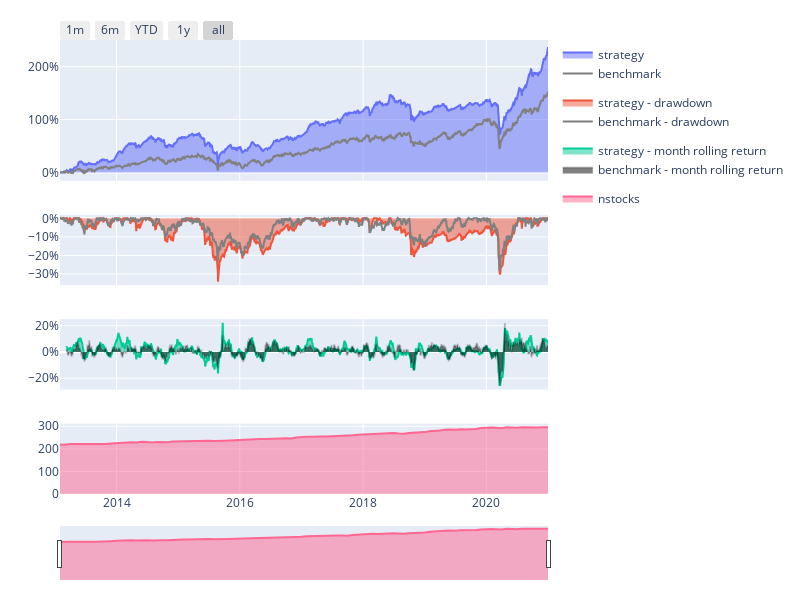
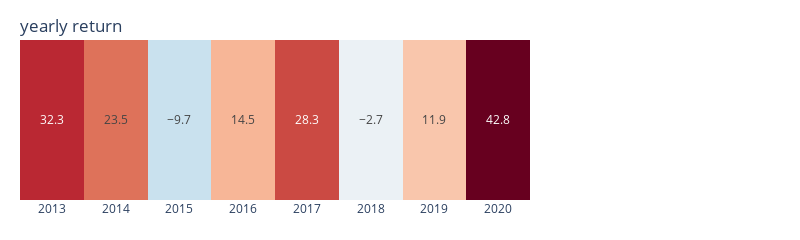
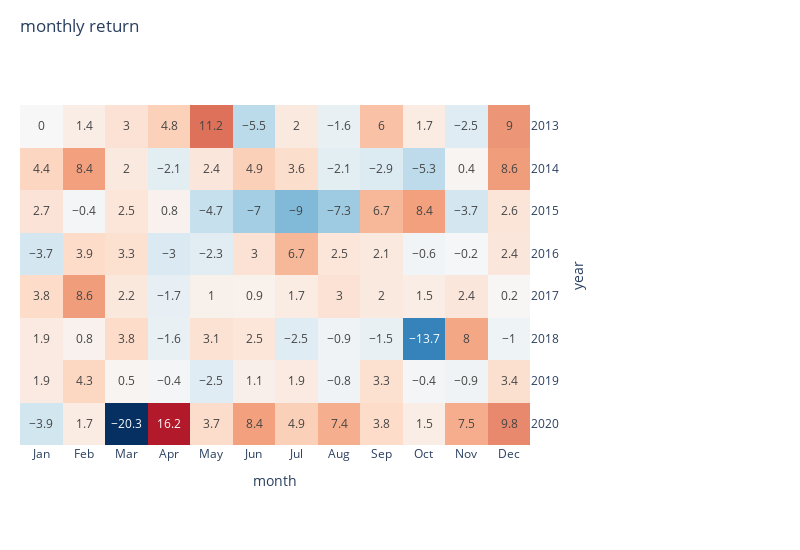
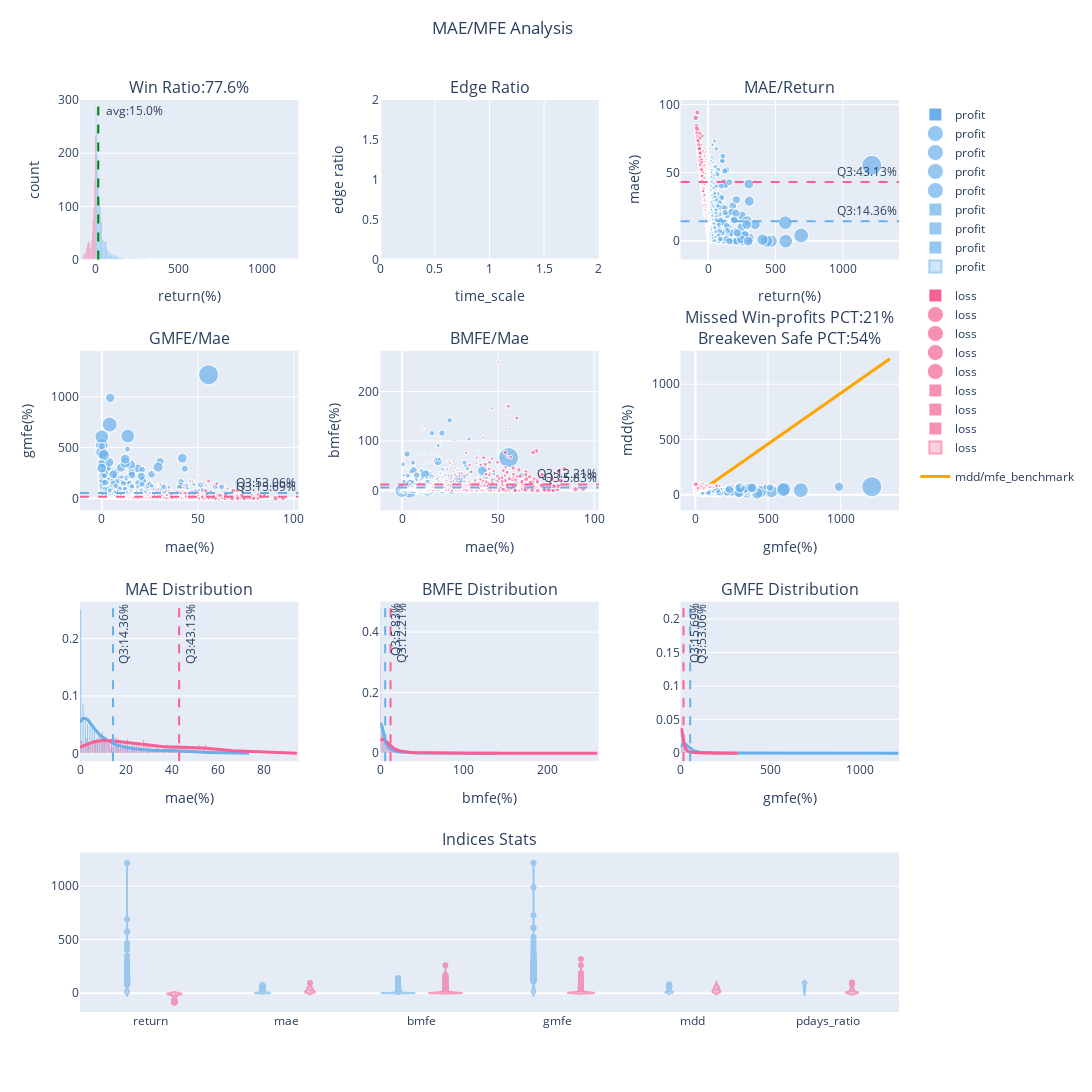

The cell these charts' notebook holds for them, in order:
### Code cell
# Assign price_df to df for further processing
df = price_df

# Compute the 15th percentile (quantile) of each row (axis=1) in the DataFrame df
# This operation will return a Series where each value corresponds to the 15th percentile of each row in df
q1 = df.quantile(0.15, axis=1)

# Create a new DataFrame from the values of the Series q1
# [q1.values] * len(df.columns) creates a list of arrays where q1.values is repeated
# The repetition count is equal to the number of columns in df
# The transpose() method is then used to set index to columns and set column to index
# where rows correspond to original q1 values and columns correspond to those in df
q1_df = pd.DataFrame([q1.values] * len(df.columns)).transpose()

# Set the column names of q1_df to match those of df
# This is important to ensure that the columns in both DataFrames are aligned for any future operations
q1_df.columns = df.columns

# Set the index of q1_df to match the index of df
# This aligns the rows of q1_df with those of df, maintaining the consistency of data across both DataFrames
q1_df.index = df.index


#if the column and index is not align, it will have error: index must be indentically labeled
#pick price < 15% of overall stock price
condition_1 = df<q1_df
condition_1

condition_2 = df <= 15

condition_3 = (1 -(df.rolling(60).min() / df.rolling(60).max())) < 0.3




#conditions = (condition_1 & condition_2 & condition_3)
conditions = (condition_1 & condition_2)
position = df[conditions]
position
report =sim(position=position, resample='M', trade_at_price='open',position_limit=1/5, fee_ratio=1.425/1000*0.3, stop_loss=0.3655)
report.display_mae_mfe_analysis()

### Figure 1 — Plotly figure (JSON) as saved in the notebook; plotly's stock layout.template omitted (floating-point values rounded to 4 significant figures; data arrays with more than 128 entries replaced by an {"elided": "..."} marker saying what was removed)
{"data": [{"fill": "tozeroy", "legendgroup": "performance", "name": "strategy", "type": "scatter", "x": {"elided": "1941 str values"}, "xaxis": "x", "y": {"elided": "1941 float values"}, "yaxis": "y"}, {"fill": "tozeroy", "legendgroup": "drawdown", "name": "strategy - drawdown", "type": "scatter", "x": {"elided": "1941 str values"}, "xaxis": "x2", "y": {"elided": "1941 float values"}, "yaxis": "y2"}, {"fill": "tozeroy", "legendgroup": "rolling performance", "name": "strategy - month rolling return", "type": "scatter", "x": {"elided": "1941 str values"}, "xaxis": "x3", "y": {"elided": "1941 float values"}, "yaxis": "y3"}, {"legendgroup": "performance", "line": {"color": "gray"}, "name": "benchmark", "type": "scatter", "x": {"elided": "1941 str values"}, "xaxis": "x", "y": {"elided": "1941 float values"}, "yaxis": "y"}, {"legendgroup": "drawdown", "line": {"color": "gray"}, "name": "benchmark - drawdown", "type": "scatter", "x": {"elided": "1941 str values"}, "xaxis": "x2", "y": {"elided": "1941 float values"}, "yaxis": "y2"}, {"fill": "tozeroy", "legendgroup": "rolling performance", "line": {"color": "rgba(0,0,0,0.2)"}, "name": "benchmark - month rolling return", "type": "scatter", "x": {"elided": "1941 str values"}, "xaxis": "x3", "y": {"elided": "1941 float values"}, "yaxis": "y3"}, {"fill": "tozeroy", "name": "nstocks", "type": "scatter", "x": ["2013-01-31T00:00:00", "2013-02-28T00:00:00", "2013-03-31T00:00:00", "2013-04-30T00:00:00", "2013-05-31T00:00:00", "2013-06-30T00:00:00", "2013-07-31T00:00:00", "2013-08-31T00:00:00", "2013-09-30T00:00:00", "2013-10-31T00:00:00", "2013-11-30T00:00:00", "2013-12-31T00:00:00", "2014-01-31T00:00:00", "2014-02-28T00:00:00", "2014-03-31T00:00:00", "2014-04-30T00:00:00", "2014-05-31T00:00:00", "2014-06-30T00:00:00", "2014-07-31T00:00:00", "2014-08-31T00:00:00", "2014-09-30T00:00:00", "2014-10-31T00:00:00", "2014-11-30T00:00:00", "2014-12-31T00:00:00", "2015-01-31T00:00:00", "2015-02-28T00:00:00", "2015-03-31T00:00:00", "2015-04-30T00:00:00", "2015-05-31T00:00:00", "2015-06-30T00:00:00", "2015-07-31T00:00:00", "2015-08-31T00:00:00", "2015-09-30T00:00:00", "2015-10-31T00:00:00", "2015-11-30T00:00:00", "2015-12-31T00:00:00", "2016-01-31T00:00:00", "2016-02-29T00:00:00", "2016-03-31T00:00:00", "2016-04-30T00:00:00", "2016-05-31T00:00:00", "2016-06-30T00:00:00", "2016-07-31T00:00:00", "2016-08-31T00:00:00", "2016-09-30T00:00:00", "2016-10-31T00:00:00", "2016-11-30T00:00:00", "2016-12-31T00:00:00", "2017-01-31T00:00:00", "2017-02-28T00:00:00", "2017-03-31T00:00:00", "2017-04-30T00:00:00", "2017-05-31T00:00:00", "2017-06-30T00:00:00", "2017-07-31T00:00:00", "2017-08-31T00:00:00", "2017-09-30T00:00:00", "2017-10-31T00:00:00", "2017-11-30T00:00:00", "2017-12-31T00:00:00", "2018-01-31T00:00:00", "2018-02-28T00:00:00", "2018-03-31T00:00:00", "2018-04-30T00:00:00", "2018-05-31T00:00:00", "2018-06-30T00:00:00", "2018-07-31T00:00:00", "2018-08-31T00:00:00", "2018-09-30T00:00:00", "2018-10-31T00:00:00", "2018-11-30T00:00:00", "2018-12-31T00:00:00", "2019-01-31T00:00:00", "2019-02-28T00:00:00", "2019-03-31T00:00:00", "2019-04-30T00:00:00", "2019-05-31T00:00:00", "2019-06-30T00:00:00", "2019-07-31T00:00:00", "2019-08-31T00:00:00", "2019-09-30T00:00:00", "2019-10-31T00:00:00", "2019-11-30T00:00:00", "2019-12-31T00:00:00", "2020-01-31T00:00:00", "2020-02-29T00:00:00", "2020-03-31T00:00:00", "2020-04-30T00:00:00", "2020-05-31T00:00:00", "2020-06-30T00:00:00", "2020-07-31T00:00:00", "2020-08-31T00:00:00", "2020-09-30T00:00:00", "2020-10-31T00:00:00", "2020-11-30T00:00:00", "2020-12-31T00:00:00"], "xaxis": "x4", "y": [219, 218, 221, 221, 222, 221, 221, 220, 220, 221, 224, 226, 228, 228, 229, 228, 231, 230, 228, 230, 229, 229, 232, 233, 234, 234, 235, 237, 237, 236, 235, 237, 236, 237, 238, 239, 242, 242, 245, 243, 243, 245, 246, 246, 247, 246, 250, 250, 253, 254, 256, 255, 255, 256, 257, 257, 256, 260, 262, 263, 263, 267, 265, 269, 269, 270, 268, 267, 270, 271, 271, 274, 278, 281, 281, 284, 286, 284, 287, 286, 286, 288, 292, 294, 294, 293, 291, 296, 293, 293, 295, 295, 292, 294, 296, 296], "yaxis": "y4"}], "layout": {"height": 600, "legend": {"bgcolor": "rgba(0,0,0,0)"}, "margin": {"b": 20, "l": 60, "r": 20, "t": 40}, "width": 800, "xaxis": {"anchor": "y", "domain": [0, 1], "matches": "x4", "showticklabels": false}, "xaxis2": {"anchor": "y2", "domain": [0, 1], "matches": "x4", "showticklabels": false}, "xaxis3": {"anchor": "y3", "domain": [0, 1], "matches": "x4", "showticklabels": false}, "xaxis4": {"anchor": "y4", "domain": [0, 1], "rangeselector": {"buttons": [{"count": 1, "label": "1m", "step": "month", "stepmode": "backward"}, {"count": 6, "label": "6m", "step": "month", "stepmode": "backward"}, {"count": 1, "label": "YTD", "step": "year", "stepmode": "todate"}, {"count": 1, "label": "1y", "step": "year", "stepmode": "backward"}, {"step": "all"}], "x": 0, "y": 1}, "rangeslider": {"thickness": 0.1, "visible": true}, "type": "date"}, "yaxis": {"anchor": "x", "domain": [0.69, 1], "tickformat": ",.0%"}, "yaxis2": {"anchor": "x2", "domain": [0.46, 0.615], "tickformat": ",.0%"}, "yaxis3": {"anchor": "x3", "domain": [0.23, 0.385], "tickformat": ",.0%"}, "yaxis4": {"anchor": "x4", "domain": [0, 0.155]}}}

### Figure 2 — Plotly figure (JSON) as saved in the notebook; plotly's stock layout.template omitted (floating-point values rounded to 4 significant figures)
{"data": [{"coloraxis": "coloraxis", "hovertemplate": "year: %{x}<br>return: %{z}%", "name": "0", "texttemplate": "%{z}", "type": "heatmap", "x": ["2013", "2014", "2015", "2016", "2017", "2018", "2019", "2020"], "xaxis": "x", "yaxis": "y", "z": [[32.3, 23.5, -9.7, 14.5, 28.3, -2.7, 11.9, 42.8]]}], "layout": {"coloraxis": {"cmid": 0, "colorbar": {"title": {"text": "return(%)"}}, "colorscale": [[0, "rgb(5,48,97)"], [0.1, "rgb(33,102,172)"], [0.2, "rgb(67,147,195)"], [0.3, "rgb(146,197,222)"], [0.4, "rgb(209,229,240)"], [0.5, "rgb(247,247,247)"], [0.6, "rgb(253,219,199)"], [0.7, "rgb(244,165,130)"], [0.8, "rgb(214,96,77)"], [0.9, "rgb(178,24,43)"], [1, "rgb(103,0,31)"]], "showscale": false}, "height": 120, "margin": {"b": 40, "l": 20, "r": 270, "t": 40}, "title": {"text": "yearly return", "x": 0.025, "yanchor": "top"}, "width": 800, "xaxis": {"anchor": "y", "constrain": "domain", "domain": [0, 1], "scaleanchor": "y"}, "yaxis": {"anchor": "x", "autorange": "reversed", "constrain": "domain", "domain": [0, 1], "visible": false}}}

### Figure 3 — Plotly figure (JSON) as saved in the notebook; plotly's stock layout.template omitted (floating-point values rounded to 4 significant figures)
{"data": [{"coloraxis": "coloraxis", "hovertemplate": "year: %{y}<br>month: %{x}<br>return: %{z}%", "name": "0", "texttemplate": "%{z}", "type": "heatmap", "x": ["Jan", "Feb", "Mar", "Apr", "May", "Jun", "Jul", "Aug", "Sep", "Oct", "Nov", "Dec"], "xaxis": "x", "y": ["2013", "2014", "2015", "2016", "2017", "2018", "2019", "2020"], "yaxis": "y", "z": [[0, 1.4, 3, 4.8, 11.2, -5.5, 2, -1.6, 6, 1.7, -2.5, 9], [4.4, 8.4, 2, -2.1, 2.4, 4.9, 3.6, -2.1, -2.9, -5.3, 0.4, 8.6], [2.7, -0.4, 2.5, 0.8, -4.7, -7, -9, -7.3, 6.7, 8.4, -3.7, 2.6], [-3.7, 3.9, 3.3, -3, -2.3, 3, 6.7, 2.5, 2.1, -0.6, -0.2, 2.4], [3.8, 8.6, 2.2, -1.7, 1, 0.9, 1.7, 3, 2, 1.5, 2.4, 0.2], [1.9, 0.8, 3.8, -1.6, 3.1, 2.5, -2.5, -0.9, -1.5, -13.7, 8, -1], [1.9, 4.3, 0.5, -0.4, -2.5, 1.1, 1.9, -0.8, 3.3, -0.4, -0.9, 3.4], [-3.9, 1.7, -20.3, 16.2, 3.7, 8.4, 4.9, 7.4, 3.8, 1.5, 7.5, 9.8]]}], "layout": {"coloraxis": {"cmid": 0, "colorbar": {"title": {"text": "return(%)"}}, "colorscale": [[0, "rgb(5,48,97)"], [0.1, "rgb(33,102,172)"], [0.2, "rgb(67,147,195)"], [0.3, "rgb(146,197,222)"], [0.4, "rgb(209,229,240)"], [0.5, "rgb(247,247,247)"], [0.6, "rgb(253,219,199)"], [0.7, "rgb(244,165,130)"], [0.8, "rgb(214,96,77)"], [0.9, "rgb(178,24,43)"], [1, "rgb(103,0,31)"]], "showscale": false}, "height": 550, "margin": {"b": 40, "l": 20, "r": 270, "t": 40}, "title": {"text": "monthly return", "x": 0.025, "yanchor": "top"}, "width": 800, "xaxis": {"anchor": "y", "constrain": "domain", "domain": [0, 1], "scaleanchor": "y", "title": {"text": "month"}}, "yaxis": {"anchor": "x", "autorange": "reversed", "constrain": "domain", "domain": [0, 1], "side": "right", "title": {"text": "year"}}}}

### Figure 4 — Plotly figure (JSON) as saved in the notebook; plotly's stock layout.template omitted (floating-point values rounded to 4 significant figures; data arrays with more than 128 entries replaced by an {"elided": "..."} marker saying what was removed)
{"data": [{"alignmentgroup": "True", "bingroup": "x", "hovertemplate": "profit_loss=profit<br>return=%{x}<br>count=%{y}<extra></extra>", "legendgroup": "profit", "marker": {"color": "#69b0ea", "pattern": {"shape": ""}}, "name": "profit", "offsetgroup": "profit", "orientation": "v", "showlegend": true, "type": "histogram", "x": {"elided": "1610 float values"}, "xaxis": "x", "yaxis": "y"}, {"alignmentgroup": "True", "bingroup": "x", "hovertemplate": "profit_loss=loss<br>return=%{x}<br>count=%{y}<extra></extra>", "legendgroup": "loss", "marker": {"color": "#F66095", "pattern": {"shape": ""}}, "name": "loss", "offsetgroup": "loss", "orientation": "v", "showlegend": true, "type": "histogram", "x": {"elided": "860 float values"}, "xaxis": "x", "yaxis": "y"}, {"hovertemplate": "time_scale=%{x}<br>mean_edge_ratio=%{y}<extra></extra>", "legendgroup": "", "line": {"color": "#636efa", "dash": "solid"}, "marker": {"color": "#F66095", "symbol": "circle"}, "mode": "lines", "name": "", "orientation": "v", "showlegend": false, "type": "scatter", "x": [1], "xaxis": "x2", "y": [1], "yaxis": "y2"}, {"customdata": {"elided": "1610x2 str values"}, "hovertemplate": "profit_loss=profit<br>return=%{x}<br>mae=%{y}<br>size=%{marker.size}<br>stock_id=%{customdata[0]}<br>entry_date=%{customdata[1]}<extra></extra>", "legendgroup": "profit", "marker": {"color": "#69b0ea", "size": {"elided": "1610 float values"}, "sizemode": "area", "sizeref": 3.044, "symbol": "circle"}, "mode": "markers", "name": "profit", "showlegend": true, "type": "scattergl", "x": {"elided": "1610 float values"}, "xaxis": "x3", "y": {"elided": "1610 float values"}, "yaxis": "y3"}, {"customdata": {"elided": "860x2 str values"}, "hovertemplate": "profit_loss=loss<br>return=%{x}<br>mae=%{y}<br>size=%{marker.size}<br>stock_id=%{customdata[0]}<br>entry_date=%{customdata[1]}<extra></extra>", "legendgroup": "loss", "marker": {"color": "#F66095", "size": {"elided": "860 float values"}, "sizemode": "area", "sizeref": 3.044, "symbol": "circle"}, "mode": "markers", "name": "loss", "showlegend": true, "type": "scattergl", "x": {"elided": "860 float values"}, "xaxis": "x3", "y": {"elided": "860 float values"}, "yaxis": "y3"}, {"customdata": {"elided": "1610x2 str values"}, "hovertemplate": "profit_loss=profit<br>mae=%{x}<br>gmfe=%{y}<br>size=%{marker.size}<br>stock_id=%{customdata[0]}<br>entry_date=%{customdata[1]}<extra></extra>", "legendgroup": "profit", "marker": {"color": "#69b0ea", "size": {"elided": "1610 float values"}, "sizemode": "area", "sizeref": 3.044, "symbol": "circle"}, "mode": "markers", "name": "profit", "showlegend": true, "type": "scattergl", "x": {"elided": "1610 float values"}, "xaxis": "x4", "y": {"elided": "1610 float values"}, "yaxis": "y4"}, {"customdata": {"elided": "860x2 str values"}, "hovertemplate": "profit_loss=loss<br>mae=%{x}<br>gmfe=%{y}<br>size=%{marker.size}<br>stock_id=%{customdata[0]}<br>entry_date=%{customdata[1]}<extra></extra>", "legendgroup": "loss", "marker": {"color": "#F66095", "size": {"elided": "860 float values"}, "sizemode": "area", "sizeref": 3.044, "symbol": "circle"}, "mode": "markers", "name": "loss", "showlegend": true, "type": "scattergl", "x": {"elided": "860 float values"}, "xaxis": "x4", "y": {"elided": "860 float values"}, "yaxis": "y4"}, {"customdata": {"elided": "1610x2 str values"}, "hovertemplate": "profit_loss=profit<br>mae=%{x}<br>bmfe=%{y}<br>size=%{marker.size}<br>stock_id=%{customdata[0]}<br>entry_date=%{customdata[1]}<extra></extra>", "legendgroup": "profit", "marker": {"color": "#69b0ea", "size": {"elided": "1610 float values"}, "sizemode": "area", "sizeref": 3.044, "symbol": "circle"}, "mode": "markers", "name": "profit", "showlegend": true, "type": "scattergl", "x": {"elided": "1610 float values"}, "xaxis": "x5", "y": {"elided": "1610 float values"}, "yaxis": "y5"}, {"customdata": {"elided": "860x2 str values"}, "hovertemplate": "profit_loss=loss<br>mae=%{x}<br>bmfe=%{y}<br>size=%{marker.size}<br>stock_id=%{customdata[0]}<br>entry_date=%{customdata[1]}<extra></extra>", "legendgroup": "loss", "marker": {"color": "#F66095", "size": {"elided": "860 float values"}, "sizemode": "area", "sizeref": 3.044, "symbol": "circle"}, "mode": "markers", "name": "loss", "showlegend": true, "type": "scattergl", "x": {"elided": "860 float values"}, "xaxis": "x5", "y": {"elided": "860 float values"}, "yaxis": "y5"}, {"customdata": {"elided": "1610x2 str values"}, "hovertemplate": "profit_loss=profit<br>gmfe=%{x}<br>mdd=%{y}<br>size=%{marker.size}<br>stock_id=%{customdata[0]}<br>entry_date=%{customdata[1]}<extra></extra>", "legendgroup": "profit", "marker": {"color": "#69b0ea", "size": {"elided": "1610 float values"}, "sizemode": "area", "sizeref": 3.044, "symbol": "circle"}, "mode": "markers", "name": "profit", "showlegend": true, "type": "scattergl", "x": {"elided": "1610 float values"}, "xaxis": "x6", "y": {"elided": "1610 float values"}, "yaxis": "y6"}, {"customdata": {"elided": "860x2 str values"}, "hovertemplate": "profit_loss=loss<br>gmfe=%{x}<br>mdd=%{y}<br>size=%{marker.size}<br>stock_id=%{customdata[0]}<br>entry_date=%{customdata[1]}<extra></extra>", "legendgroup": "loss", "marker": {"color": "#F66095", "size": {"elided": "860 float values"}, "sizemode": "area", "sizeref": 3.044, "symbol": "circle"}, "mode": "markers", "name": "loss", "showlegend": true, "type": "scattergl", "x": {"elided": "860 float values"}, "xaxis": "x6", "y": {"elided": "860 float values"}, "yaxis": "y6"}, {"line": {"color": "orange", "width": 3}, "mode": "lines", "name": "mdd/mfe_benchmark", "type": "scatter", "x": [0, 1340.0], "xaxis": "x6", "y": [0, 1230.0], "yaxis": "y6"}, {"autobinx": false, "histnorm": "probability density", "legendgroup": "profit", "marker": {"color": "#69b0ea"}, "name": "profit", "opacity": 0.7, "type": "histogram", "x": {"elided": "1610 float values"}, "xaxis": "x7", "xbins": {"end": 73.65, "size": 1, "start": 0}, "yaxis": "y7"}, {"legendgroup": "profit", "line": {"color": "#69b0ea", "width": 3}, "marker": {"color": "rgb(31, 119, 180)"}, "mode": "lines", "name": "profit", "showlegend": false, "type": "scatter", "x": {"elided": "500 float values"}, "xaxis": "x7", "y": {"elided": "500 float values"}, "yaxis": "y7"}, {"autobinx": false, "histnorm": "probability density", "legendgroup": "loss", "marker": {"color": "#F66095"}, "name": "loss", "opacity": 0.7, "type": "histogram", "x": {"elided": "860 float values"}, "xaxis": "x7", "xbins": {"end": 94.56, "size": 1, "start": 0}, "yaxis": "y7"}, {"legendgroup": "loss", "line": {"color": "#F66095", "width": 3}, "marker": {"color": "rgb(255, 127, 14)"}, "mode": "lines", "name": "loss", "showlegend": false, "type": "scatter", "x": {"elided": "500 float values"}, "xaxis": "x7", "y": {"elided": "500 float values"}, "yaxis": "y7"}, {"autobinx": false, "histnorm": "probability density", "legendgroup": "profit", "marker": {"color": "#69b0ea"}, "name": "profit", "opacity": 0.7, "type": "histogram", "x": {"elided": "1610 float values"}, "xaxis": "x8", "xbins": {"end": 142.1, "size": 1, "start": 0}, "yaxis": "y8"}, {"legendgroup": "profit", "line": {"color": "#69b0ea", "width": 3}, "marker": {"color": "rgb(31, 119, 180)"}, "mode": "lines", "name": "profit", "showlegend": false, "type": "scatter", "x": {"elided": "500 float values"}, "xaxis": "x8", "y": {"elided": "500 float values"}, "yaxis": "y8"}, {"autobinx": false, "histnorm": "probability density", "legendgroup": "loss", "marker": {"color": "#F66095"}, "name": "loss", "opacity": 0.7, "type": "histogram", "x": {"elided": "860 float values"}, "xaxis": "x8", "xbins": {"end": 260.1, "size": 1, "start": 0}, "yaxis": "y8"}, {"legendgroup": "loss", "line": {"color": "#F66095", "width": 3}, "marker": {"color": "rgb(255, 127, 14)"}, "mode": "lines", "name": "loss", "showlegend": false, "type": "scatter", "x": {"elided": "500 float values"}, "xaxis": "x8", "y": {"elided": "500 float values"}, "yaxis": "y8"}, {"autobinx": false, "histnorm": "probability density", "legendgroup": "profit", "marker": {"color": "#69b0ea"}, "name": "profit", "opacity": 0.7, "type": "histogram", "x": {"elided": "1610 float values"}, "xaxis": "x9", "xbins": {"end": 1218.0, "size": 1, "start": 0.48}, "yaxis": "y9"}, {"legendgroup": "profit", "line": {"color": "#69b0ea", "width": 3}, "marker": {"color": "rgb(31, 119, 180)"}, "mode": "lines", "name": "profit", "showlegend": false, "type": "scatter", "x": {"elided": "500 float values"}, "xaxis": "x9", "y": {"elided": "500 float values"}, "yaxis": "y9"}, {"autobinx": false, "histnorm": "probability density", "legendgroup": "loss", "marker": {"color": "#F66095"}, "name": "loss", "opacity": 0.7, "type": "histogram", "x": {"elided": "860 float values"}, "xaxis": "x9", "xbins": {"end": 319.3, "size": 1, "start": 0}, "yaxis": "y9"}, {"legendgroup": "loss", "line": {"color": "#F66095", "width": 3}, "marker": {"color": "rgb(255, 127, 14)"}, "mode": "lines", "name": "loss", "showlegend": false, "type": "scatter", "x": {"elided": "500 float values"}, "xaxis": "x9", "y": {"elided": "500 float values"}, "yaxis": "y9"}, {"box": {"visible": false}, "legendgroup": "profit", "line": {"color": "#69b0ea"}, "meanline": {"visible": true}, "name": "profit", "opacity": 0.6, "scalegroup": "profit", "type": "violin", "x": {"elided": "9660 str values"}, "xaxis": "x10", "y": {"elided": "9660 float values"}, "yaxis": "y10"}, {"box": {"visible": false}, "legendgroup": "loss", "line": {"color": "#F66095"}, "meanline": {"visible": true}, "name": "loss", "opacity": 0.6, "scalegroup": "loss", "type": "violin", "x": {"elided": "5160 str values"}, "xaxis": "x10", "y": {"elided": "5160 float values"}, "yaxis": "y10"}], "layout": {"annotations": [{"font": {"size": 16}, "showarrow": false, "text": "Win Ratio:77.6%", "x": 0.1333, "xanchor": "center", "xref": "paper", "y": 1, "yanchor": "bottom", "yref": "paper"}, {"font": {"size": 16}, "showarrow": false, "text": "Edge Ratio", "x": 0.5, "xanchor": "center", "xref": "paper", "y": 1, "yanchor": "bottom", "yref": "paper"}, {"font": {"size": 16}, "showarrow": false, "text": "MAE/Return", "x": 0.8667, "xanchor": "center", "xref": "paper", "y": 1, "yanchor": "bottom", "yref": "paper"}, {"font": {"size": 16}, "showarrow": false, "text": "GMFE/Mae", "x": 0.1333, "xanchor": "center", "xref": "paper", "y": 0.725, "yanchor": "bottom", "yref": "paper"}, {"font": {"size": 16}, "showarrow": false, "text": "BMFE/Mae", "x": 0.5, "xanchor": "center", "xref": "paper", "y": 0.725, "yanchor": "bottom", "yref": "paper"}, {"font": {"size": 16}, "showarrow": false, "text": "Missed Win-profits PCT:21%<br>Breakeven Safe PCT:54%", "x": 0.8667, "xanchor": "center", "xref": "paper", "y": 0.725, "yanchor": "bottom", "yref": "paper"}, {"font": {"size": 16}, "showarrow": false, "text": "MAE Distribution", "x": 0.1333, "xanchor": "center", "xref": "paper", "y": 0.45, "yanchor": "bottom", "yref": "paper"}, {"font": {"size": 16}, "showarrow": false, "text": "BMFE Distribution", "x": 0.5, "xanchor": "center", "xref": "paper", "y": 0.45, "yanchor": "bottom", "yref": "paper"}, {"font": {"size": 16}, "showarrow": false, "text": "GMFE Distribution", "x": 0.8667, "xanchor": "center", "xref": "paper", "y": 0.45, "yanchor": "bottom", "yref": "paper"}, {"font": {"size": 16}, "showarrow": false, "text": "Indices Stats", "x": 0.5, "xanchor": "center", "xref": "paper", "y": 0.175, "yanchor": "bottom", "yref": "paper"}, {"showarrow": false, "text": "  avg:15.0%", "x": 15, "xanchor": "left", "xref": "x", "y": 1, "yanchor": "top", "yref": "y domain"}, {"showarrow": false, "text": " Q3:14.36%", "x": 1, "xanchor": "right", "xref": "x3 domain", "y": 14.36, "yanchor": "bottom", "yref": "y3"}, {"showarrow": false, "text": " Q3:43.13%", "x": 1, "xanchor": "right", "xref": "x3 domain", "y": 43.13, "yanchor": "bottom", "yref": "y3"}, {"showarrow": false, "text": " Q3:53.06%", "x": 1, "xanchor": "right", "xref": "x4 domain", "y": 53.06, "yanchor": "bottom", "yref": "y4"}, {"showarrow": false, "text": " Q3:15.69%", "x": 1, "xanchor": "right", "xref": "x4 domain", "y": 15.69, "yanchor": "bottom", "yref": "y4"}, {"showarrow": false, "text": " Q3:5.83%", "x": 1, "xanchor": "right", "xref": "x5 domain", "y": 5.828, "yanchor": "bottom", "yref": "y5"}, {"showarrow": false, "text": " Q3:12.21%", "x": 1, "xanchor": "right", "xref": "x5 domain", "y": 12.21, "yanchor": "bottom", "yref": "y5"}, {"showarrow": false, "text": " Q3:14.36%", "textangle": -90, "x": 14.36, "xanchor": "left", "xref": "x7", "y": 1, "yanchor": "top", "yref": "y7 domain"}, {"showarrow": false, "text": " Q3:43.13%", "textangle": -90, "x": 43.13, "xanchor": "left", "xref": "x7", "y": 1, "yanchor": "top", "yref": "y7 domain"}, {"showarrow": false, "text": " Q3:5.83%", "textangle": -90, "x": 5.828, "xanchor": "left", "xref": "x8", "y": 1, "yanchor": "top", "yref": "y8 domain"}, {"showarrow": false, "text": " Q3:12.21%", "textangle": -90, "x": 12.21, "xanchor": "left", "xref": "x8", "y": 1, "yanchor": "top", "yref": "y8 domain"}, {"showarrow": false, "text": " Q3:53.06%", "textangle": -90, "x": 53.06, "xanchor": "left", "xref": "x9", "y": 1, "yanchor": "top", "yref": "y9 domain"}, {"showarrow": false, "text": " Q3:15.69%", "textangle": -90, "x": 15.69, "xanchor": "left", "xref": "x9", "y": 1, "yanchor": "top", "yref": "y9 domain"}], "height": 1200, "shapes": [{"line": {"color": "green", "dash": "dash", "width": 2}, "type": "line", "x0": 15, "x1": 15, "xref": "x", "y0": 0, "y1": 1, "yref": "y domain"}, {"line": {"color": "#69b0ea", "dash": "dash", "width": 2}, "type": "line", "x0": 0, "x1": 1, "xref": "x3 domain", "y0": 14.36, "y1": 14.36, "yref": "y3"}, {"line": {"color": "#F66095", "dash": "dash", "width": 2}, "type": "line", "x0": 0, "x1": 1, "xref": "x3 domain", "y0": 43.13, "y1": 43.13, "yref": "y3"}, {"line": {"color": "#69b0ea", "dash": "dash", "width": 2}, "type": "line", "x0": 0, "x1": 1, "xref": "x4 domain", "y0": 53.06, "y1": 53.06, "yref": "y4"}, {"line": {"color": "#F66095", "dash": "dash", "width": 2}, "type": "line", "x0": 0, "x1": 1, "xref": "x4 domain", "y0": 15.69, "y1": 15.69, "yref": "y4"}, {"line": {"color": "#69b0ea", "dash": "dash", "width": 2}, "type": "line", "x0": 0, "x1": 1, "xref": "x5 domain", "y0": 5.828, "y1": 5.828, "yref": "y5"}, {"line": {"color": "#F66095", "dash": "dash", "width": 2}, "type": "line", "x0": 0, "x1": 1, "xref": "x5 domain", "y0": 12.21, "y1": 12.21, "yref": "y5"}, {"line": {"color": "#69b0ea", "dash": "dash", "width": 2}, "type": "line", "x0": 14.36, "x1": 14.36, "xref": "x7", "y0": 0, "y1": 1, "yref": "y7 domain"}, {"line": {"color": "#F66095", "dash": "dash", "width": 2}, "type": "line", "x0": 43.13, "x1": 43.13, "xref": "x7", "y0": 0, "y1": 1, "yref": "y7 domain"}, {"line": {"color": "#69b0ea", "dash": "dash", "width": 2}, "type": "line", "x0": 5.828, "x1": 5.828, "xref": "x8", "y0": 0, "y1": 1, "yref": "y8 domain"}, {"line": {"color": "#F66095", "dash": "dash", "width": 2}, "type": "line", "x0": 12.21, "x1": 12.21, "xref": "x8", "y0": 0, "y1": 1, "yref": "y8 domain"}, {"line": {"color": "#69b0ea", "dash": "dash", "width": 2}, "type": "line", "x0": 53.06, "x1": 53.06, "xref": "x9", "y0": 0, "y1": 1, "yref": "y9 domain"}, {"line": {"color": "#F66095", "dash": "dash", "width": 2}, "type": "line", "x0": 15.69, "x1": 15.69, "xref": "x9", "y0": 0, "y1": 1, "yref": "y9 domain"}], "title": {"text": "MAE/MFE Analysis", "x": 0.46, "xanchor": "center", "y": 0.98, "yanchor": "top"}, "violinmode": "group", "width": 1200, "xaxis": {"anchor": "y", "domain": [0, 0.2667], "title": {"text": "return(%)"}}, "xaxis10": {"anchor": "y10", "domain": [0, 1]}, "xaxis2": {"anchor": "y2", "domain": [0.3667, 0.6333], "title": {"text": "time_scale"}}, "xaxis3": {"anchor": "y3", "domain": [0.7333, 1], "title": {"text": "return(%)"}}, "xaxis4": {"anchor": "y4", "domain": [0, 0.2667], "title": {"text": "mae(%)"}}, "xaxis5": {"anchor": "y5", "domain": [0.3667, 0.6333], "title": {"text": "mae(%)"}}, "xaxis6": {"anchor": "y6", "domain": [0.7333, 1], "title": {"text": "gmfe(%)"}}, "xaxis7": {"anchor": "y7", "domain": [0, 0.2667], "title": {"text": "mae(%)"}}, "xaxis8": {"anchor": "y8", "domain": [0.3667, 0.6333], "title": {"text": "bmfe(%)"}}, "xaxis9": {"anchor": "y9", "domain": [0.7333, 1], "title": {"text": "gmfe(%)"}}, "yaxis": {"anchor": "x", "domain": [0.825, 1], "title": {"text": "count"}}, "yaxis10": {"anchor": "x10", "domain": [0, 0.175]}, "yaxis2": {"anchor": "x2", "domain": [0.825, 1], "showgrid": false, "title": {"text": "edge ratio"}}, "yaxis3": {"anchor": "x3", "domain": [0.825, 1], "title": {"text": "mae(%)"}}, "yaxis4": {"anchor": "x4", "domain": [0.55, 0.725], "title": {"text": "gmfe(%)"}}, "yaxis5": {"anchor": "x5", "domain": [0.55, 0.725], "title": {"text": "bmfe(%)"}}, "yaxis6": {"anchor": "x6", "domain": [0.55, 0.725], "title": {"text": "mdd(%)"}}, "yaxis7": {"anchor": "x7", "domain": [0.275, 0.45]}, "yaxis8": {"anchor": "x8", "domain": [0.275, 0.45]}, "yaxis9": {"anchor": "x9", "domain": [0.275, 0.45]}}}
